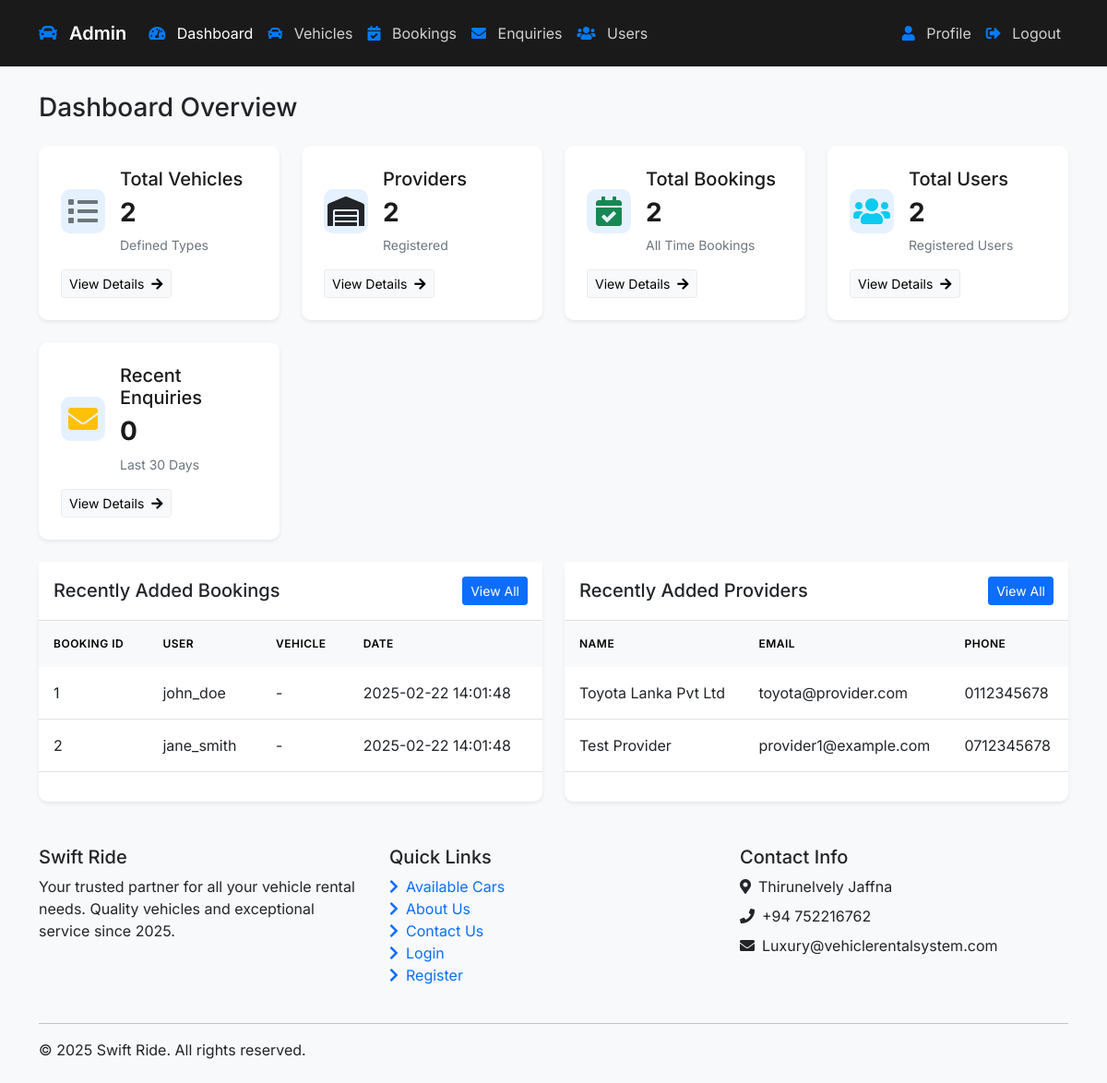
Page /admin/dashboard.php (signed in) on the earlier database version.
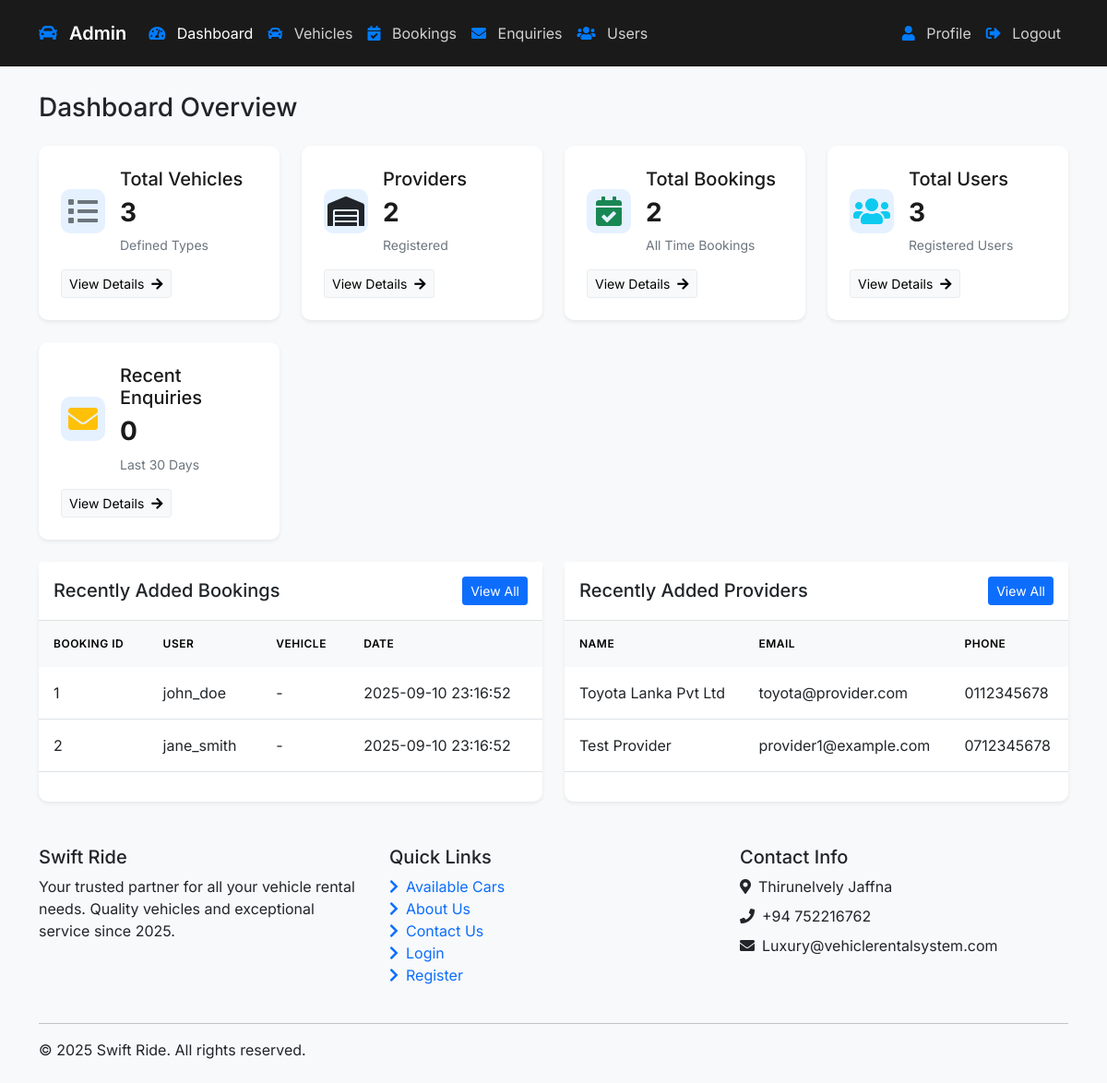
Same page on the later database version.
### tables this page shows
CREATE TABLE `bookings` (
  `booking_id` int(11) NOT NULL,
  `user_id` int(11) NOT NULL,
  `vehicle_id` int(11) NOT NULL,
  `pickup_date` date NOT NULL,
  `return_date` date NOT NULL,
  `pickup_location` varchar(255) NOT NULL,
  `dropoff_location` varchar(255) NOT NULL,
  `total_amount` decimal(10,2) NOT NULL,
  `booking_date` datetime NOT NULL DEFAULT current_timestamp(),
  `created_at` timestamp NOT NULL DEFAULT current_timestamp(),
  `status` enum('pending','confirmed','cancelled') NOT NULL DEFAULT 'pending'
);

CREATE TABLE `users` (
  `user_id` int(11) NOT NULL,
  `username` varchar(50) NOT NULL,
  `password` varchar(255) NOT NULL,
  `name` varchar(100) NOT NULL,
  `email` varchar(100) NOT NULL,
  `phone` varchar(20) NOT NULL,
  `created_at` timestamp NOT NULL DEFAULT current_timestamp()
);

### admin/dashboard.php (the view, shortened to what the changed rows need)
<?php
$conn = Connect();
$users_count = 0;
$vehicle_types_count = 0;
try {
    $tables_result = $conn->query("SHOW TABLES");
    $tables = array();
    while ($table = $tables_result->fetch_row()) {
        $tables[] = $table[0];
    }
    if (in_array('users', $tables)) {
        $users_result = $conn->query("SELECT COUNT(*) as total FROM users");
        if ($users_result) {
            $users_count = $users_result->fetch_assoc()['total'];
        }
    }
    $vehicle_types_count = 0;
    $veh_result = $conn->query("SELECT COUNT(DISTINCT vehicle_type) as total FROM Vehicles");
    if ($veh_result) {
        $vehicle_types_count = $veh_result->fetch_assoc()['total'];
    }
} catch (Exception $e) {
    error_log("Error in dashboard counts: " . $e->getMessage());
}
include 'includes/header.php';
?>
<div class="container py-4">
    <div class="d-flex justify-content-between align-items-center mb-4">
        <h1 class="h3 mb-0">Dashboard Overview</h1>
    </div>
    <div class="row g-4 mb-4">
        <div class="col-sm-6 col-xl-3">
            <div class="stat-card h-100">
                <div class="d-flex align-items-center">
                    <div class="flex-grow-1 ms-3">
                        <h3 class="h6 mb-2">Total Vehicles</h3>
                        <div class="count"><?php echo $vehicle_types_count; ?></div>
                        <p class="text-muted small mb-0">Defined Types</p>
                    </div>
                </div>
            </div>
        </div>
        <div class="col-sm-6 col-xl-3">
            <div class="stat-card h-100">
                <div class="d-flex align-items-center">
                    <div class="flex-grow-1 ms-3">
                        <h3 class="h6 mb-2">Total Users</h3>
                        <div class="count"><?php echo $users_count; ?></div>
                        <p class="text-muted small mb-0">Registered Users</p>
                    </div>
                </div>
            </div>
        </div>
    </div>
    <div class="row g-4">
        <div class="col-lg-6">
            <div class="card h-100">
                <div class="card-body p-0">
                    <?php
                    try {
                        if (in_array('bookings', $tables)) {
                            $bk_cols = $conn->query("SHOW COLUMNS FROM bookings");
                            $bk_columns = array();
                            while ($col = $bk_cols->fetch_assoc()) {
                                $bk_columns[] = $col['Field'];
                            }
                            $order_by = in_array('created_at', $bk_columns) ? 'created_at' : 'id';
                            $recent_bookings = $conn->query("
                                SELECT b.*, u.username
                                FROM bookings b
                                LEFT JOIN users u ON b.user_id = u.user_id
                                ORDER BY $order_by DESC
                                LIMIT 5
                            ");
                            if ($recent_bookings && $recent_bookings->num_rows > 0) {
                                echo '<div class="table-responsive">';
                                echo '<table class="table table-hover mb-0">';
                                echo '<thead class="table-light">';
                                echo '<tr>';
                                echo '<th class="border-0">Booking ID</th>';
                                echo '<th class="border-0">User</th>';
                                echo '<th class="border-0">Vehicle</th>';
                                echo '<th class="border-0">Date</th>';
                                echo '</tr>';
                                echo '</thead>';
                                echo '<tbody>';
                                while ($booking = $recent_bookings->fetch_assoc()) {
                                    echo '<tr>';
                                    echo '<td>' . htmlspecialchars($booking['booking_id']) . '</td>';
                                    echo '<td>' . htmlspecialchars($booking['username'] ?? '-') . '</td>';
                                    echo '<td>' . htmlspecialchars($booking['vehicle_name'] ?? '-') . '</td>';
                                    echo '<td>' . htmlspecialchars($booking['created_at'] ?? '-') . '</td>';
                                    echo '</tr>';
                                }
                                echo '</tbody>';
                                echo '</table>';
                                echo '</div>';
                            } else {
                                echo '<div class="text-center py-4">';
                                echo '<p class="text-muted mb-0">No bookings added yet</p>';
                                echo '</div>';
                            }
                        } else {
                            echo '<div class="text-center py-4">';
                            echo '<p class="text-muted mb-0">Bookings table not found</p>';
                            echo '</div>';
                        }
                    } catch (Exception $e) {
                        echo '<div class="text-center py-4">';
                        echo '<p class="text-danger mb-0">Error loading bookings</p>';
                        echo '</div>';
                        error_log("Error loading bookings: " . $e->getMessage());
                    }
                    ?>
                </div>
            </div>
        </div>
        <div class="col-lg-6">
            <div class="card h-100">
                <div class="card-body p-0">
                    <?php
                    try {
                        if (in_array('providers', $tables)) {
                            $recent_providers = $conn->query("SELECT * FROM providers ORDER BY created_at DESC LIMIT 5");
                            if ($recent_providers && $recent_providers->num_rows > 0) {
                                echo '<div class="table-responsive">';
                                echo '<table class="table table-hover mb-0">';
                                echo '<thead class="table-light">';
                                echo '<tr>';
                                echo '<th class="border-0">Name</th>';
                                echo '<th class="border-0">Email</th>';
                                echo '<th class="border-0">Phone</th>';
                                echo '</tr>';
                                echo '</thead>';
                                echo '</table>';
                                echo '</div>';
                            } else {
                                echo '<div class="text-center py-4">';
                                echo '<p class="text-muted mb-0">No providers added yet</p>';
                                echo '</div>';
                            }
                        }
                    } catch (Exception $e) {
                        echo '<div class="text-center py-4">';
                        echo '<p class="text-danger mb-0">Error loading providers</p>';
                        echo '</div>';
                        error_log("Error loading providers: " . $e->getMessage());
                    }
                    ?>
                </div>
            </div>
        </div>
    </div>
</div>

Differences in the rows shown:
changed bookings "john_doe": created_at "2025-02-22 14:01:48" → "2025-09-10 23:16:52"
changed bookings "jane_smith": created_at "2025-02-22 14:01:48" → "2025-09-10 23:16:52"
Other differences:
$vehicle_types_count: "2" → "3"
$users_count: "2" → "3"
